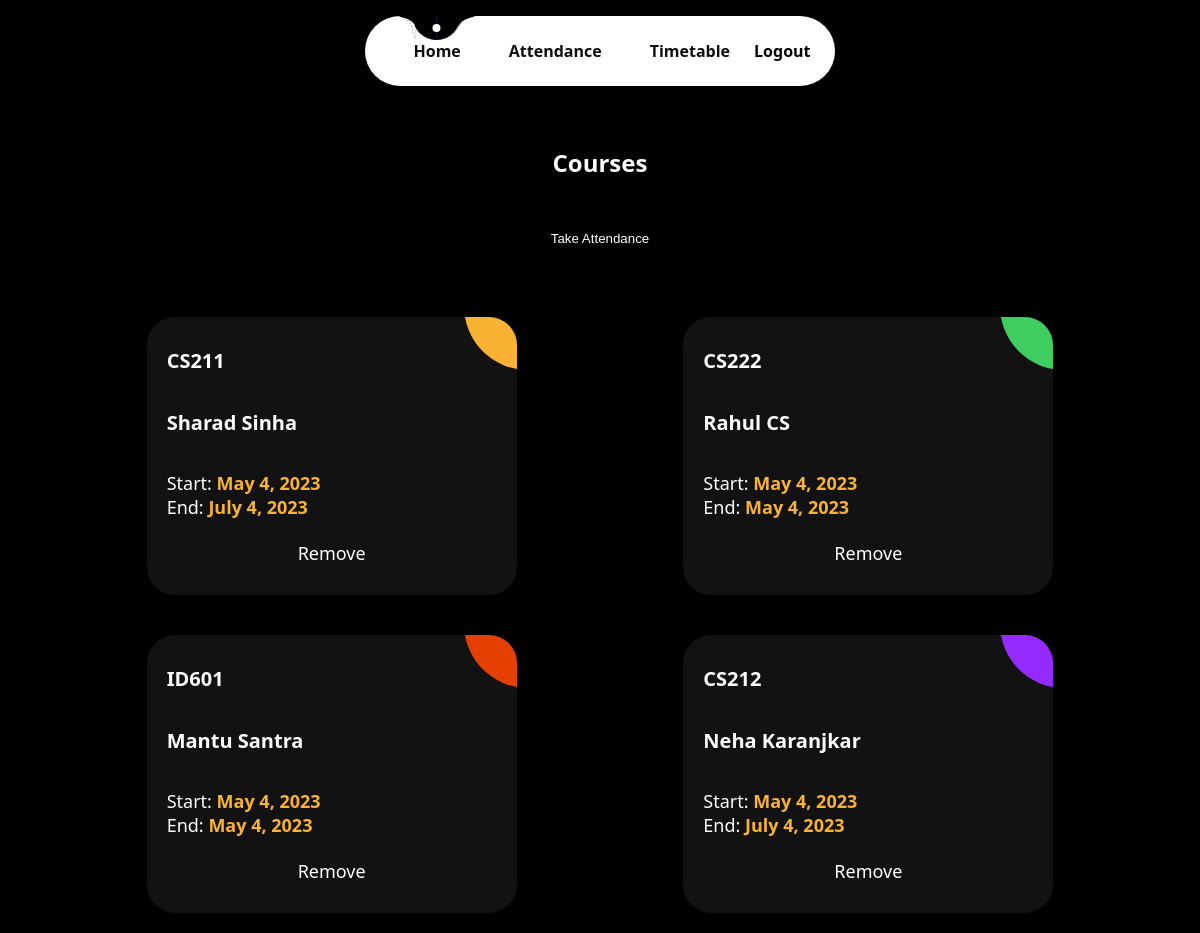
The page /dashboard (signed in) on the database its author committed.
### attendance/models.py (models this page shows, shortened)
class Course(models.Model):
    coursenumber = models.CharField(max_length=20)
    coursecode = models.CharField(max_length=50)
    instructorname = models.CharField(max_length=50)
    startdate = models.DateField()
    enddate = models.DateField()
    totalclasses = models.CharField(max_length=10)
    slots = models.CharField(max_length=50)

### attendance/views.py (the view)
# urls.py: path('dashboard',views.Dashboard,name='dashboard'),
def Dashboard(request):
    if not request.user.is_authenticated:
        return redirect('login')
    obj = Course.objects.all()
    L=[]
    for i in obj:
        if '/'+i.coursecode+'/' in request.user.first_name:
            L.append(i)
    data = {'data':obj,'data1':L}
    return render(request,'dashboard.html',data)

### templates/dashboard.html (shortened to what this page needs)
<!DOCTYPE html>
<html>
    <head>
        <link rel="stylesheet" href="/static/css/dashboard.css">
    </head>
    <body>
    <header>
        <nav>
        <ul>
            <div class="selectedLink">
            <div class="side left"></div>
            <div class="side right"></div>
            <div class="outside left"></div>
            <div class="outside right"></div>
            <div class="dot"></div>
            </div>
            <li id="one" data-active="true"><a href="{% url 'dashboard' %}">Home</a></li>
            <li id="two" data-active="false"><a href="{% url 'attendance' %}">Attendance</a></li>
            <li id="three" data-active="false"><a href="{% url 'timetable' %}">Timetable</a></li>
            <div><strong style="cursor:pointer"><a style="color:black;text-decoration: none;" href="{% url 'logout' %}">Logout</a></strong></div>
        </ul>
        </nav>
    </header>
    <br>
    <br>
    <center><h2>Courses</h2></center>
    {% if request.user.is_staff %}
    <br>
    <br>
    <center><button class="attend" style="width:250px;height:30px;border-radius:15px;background-color: black;color:white;cursor:pointer;"><a style="text-decoration: none;color:white;" href="{% url 'take' %}">Take Attendance</a></button></center>
    <br>
    <br>
    <div style="display:flex;align-items:center;justify-content:space-evenly;flex-wrap: wrap;">
        {% for i in data %}
        <div class="ag-courses_item" style="margin:20px;">
            <div class="ag-courses-item_link">
              <div class="ag-courses-item_bg"></div>
              <div class="ag-courses-item_title">
                {{i.coursecode}}
              </div>
              <div class="ag-courses-item_title">
                {{i.instructorname}}
              </div>
              <div class="ag-courses-item_date-box">
                Start:
                <span class="ag-courses-item_date">
                  {{i.startdate}}
                </span>
              </div>
              <div class="ag-courses-item_date-box">
                End:
                <span class="ag-courses-item_date">
                  {{i.enddate}}
                </span>
              </div>
              <br>
              <center>
              <div style="cursor:pointer" class="ag-courses-item_date-box">
                <a style="color:white;text-decoration: none;" href="{% url 'remove' i.coursecode %}">
                Remove
                </a>
              </div>
              </center>
            </div>
          </div>
        {% endfor %}
    </div>
    {% endif %}
</body>
</html>

### static/css/dashboard.css (style rules this page uses)
body { background-image: url(https://wallpaperaccess.com/full/1567674.jpg); background-repeat: no-repeat; background-position: center; background-size: cover; background-attachment: fixed; }
h2 { color:white; }
.attend { width: 300px; height:30px; background-color: black; color:white; border-radius: 5px; border-style: none; cursor: pointer; }
body { background-color: #000; }
.ag-courses_item { -ms-flex-preferred-size: calc(33.33333% - 30px); flex-basis: calc(33.33333% - 30px); width:400px; overflow: hidden; border-radius: 28px; }
.ag-courses-item_link { display: block; padding: 30px 20px; background-color: #121212; overflow: hidden; position: relative; }
.ag-courses-item_title { min-height: 37px; margin: 0 0 25px; overflow: hidden; font-weight: bold; font-size: 20px; color: #FFF; z-index: 2; position: relative; }
.ag-courses-item_date-box { font-size: 18px; color: #FFF; z-index: 2; position: relative; }
.ag-courses-item_date { font-weight: bold; color: #f9b234; -webkit-transition: color .5s ease; -o-transition: color .5s ease; transition: color .5s ease }
.ag-courses-item_bg { height: 128px; width: 128px; background-color: #f9b234; z-index: 1; position: absolute; top: -75px; right: -75px; border-radius: 50%; -webkit-transition: all .5s ease; -o-transition: all .5s ease; transition: all .5s ease; }
.ag-courses_item:nth-child(2n) .ag-courses-item_bg { background-color: #3ecd5e; }
.ag-courses_item:nth-child(3n) .ag-courses-item_bg { background-color: #e44002; }
.ag-courses_item:nth-child(4n) .ag-courses-item_bg { background-color: #952aff; }

### templates/dashboard.html (style rules this page uses)
*, *::before, *::after { box-sizing: border-box; margin: 0; padding: 0; }
body { font-family: system-ui, -apple-system, BlinkMacSystemFont, "Segoe UI", Roboto, Oxygen, Ubuntu, Cantarell, "Open Sans", "Helvetica Neue", sans-serif; }
header { display: flex; justify-content: center; padding-block: 1rem; }
nav { min-width: 28rem; background: white; color: #0e0e0e; border-radius: 100vw; }
nav ul { padding: 1.5rem; list-style: none; display: flex; justify-content: space-between; align-items: center; position: relative; isolation: isolate; }
nav ul li a { color: #0e0e0e; text-decoration: none; padding: 1.5rem; font-weight: 700; }
.selectedLink { position: absolute; width: 1.5rem; aspect-ratio: 1/1; background: royalblue; border-radius: 50%; z-index: -1; top: 0; left: 12px; }
.selectedLink .side { background: black; width: 1.5rem; aspect-ratio: 1/1; position: absolute; top: 0; border-radius: 0 0 0 100%; }
.side.left { left: -50%; }
.side.right { right: -50%; transform: rotateY(180deg); }
.selectedLink .outside { background: black; width: 1.5rem; aspect-ratio: 1/1; position: absolute; top: 0; z-index: 9999; clip-path: polygon(79% 25%, 30% 0, 100% 0, 100% 100%); }
.outside.left { left: -140%; }
.outside.right { right: -140%; transform: rotateY(180deg); }
.selectedLink .outside::after { content: ""; position: absolute; inset: 0; z-index: -9999; background: white; border-radius: 0 100% 0 0 / 0 50% 0 0; }
.selectedLink .dot { position: absolute; width: 0.5rem; aspect-ratio: 1/1; background: white; border-radius: 50%; top: 50%; left: 50%; transform: translate(-50%, -50%); }

### rows shown on the page
Course: coursecode "CS211", instructorname "Sharad Sinha", startdate "May 4, 2023", enddate "July 4, 2023"
Course: coursecode "CS222", instructorname "Rahul CS", startdate "May 4, 2023", enddate "May 4, 2023"
Course: coursecode "ID601", instructorname "Mantu Santra", startdate "May 4, 2023", enddate "May 4, 2023"
Course: coursecode "CS212", instructorname "Neha Karanjkar", startdate "May 4, 2023", enddate "July 4, 2023"
